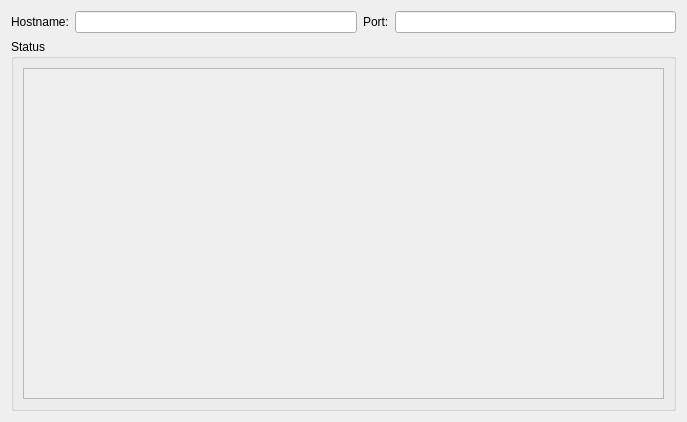
<ui version="4.0" >
 <class>AddConnectionDialog</class>
 <widget class="QWidget" name="AddConnectionDialog" >
  <property name="geometry" >
   <rect>
    <x>0</x>
    <y>0</y>
    <width>687</width>
    <height>422</height>
   </rect>
  </property>
  <property name="windowTitle" >
   <string>Form</string>
  </property>
  <layout class="QVBoxLayout" name="verticalLayout_2" >
   <item>
    <layout class="QHBoxLayout" name="horizontalLayout" >
     <item>
      <widget class="QLabel" name="label" >
       <property name="text" >
        <string>Hostname:</string>
       </property>
      </widget>
     </item>
     <item>
      <widget class="QLineEdit" name="hostnameLineEdit" />
     </item>
     <item>
      <widget class="QLabel" name="label_2" >
       <property name="text" >
        <string>Port:</string>
       </property>
      </widget>
     </item>
     <item>
      <widget class="QLineEdit" name="portLineEdit" >
       <property name="maxLength" >
        <number>6</number>
       </property>
      </widget>
     </item>
    </layout>
   </item>
   <item>
    <widget class="QGroupBox" name="groupBox" >
     <property name="title" >
      <string>Status</string>
     </property>
     <layout class="QVBoxLayout" name="verticalLayout" >
      <item>
       <widget class="QTextBrowser" name="statusTextView" >
        <property name="enabled" >
         <bool>false</bool>
        </property>
       </widget>
      </item>
     </layout>
    </widget>
   </item>
  </layout>
 </widget>
 <resources/>
 <connections/>
</ui>
